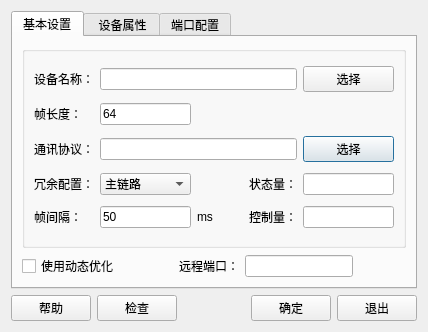
<?xml version="1.0" encoding="UTF-8"?>
<ui version="4.0">
 <class>NewNetDeviceDialog</class>
 <widget class="QDialog" name="NewNetDeviceDialog">
  <property name="geometry">
   <rect>
    <x>0</x>
    <y>0</y>
    <width>428</width>
    <height>321</height>
   </rect>
  </property>
  <property name="windowTitle">
   <string>网络设备</string>
  </property>
  <layout class="QVBoxLayout" name="verticalLayout">
   <item>
    <widget class="QTabWidget" name="tabWidget">
     <property name="currentIndex">
      <number>0</number>
     </property>
     <widget class="QWidget" name="tabBasicSetting">
      <attribute name="title">
       <string>基本设置</string>
      </attribute>
      <layout class="QVBoxLayout" name="verticalLayout_2">
       <item>
        <widget class="QGroupBox" name="groupBox">
         <property name="minimumSize">
          <size>
           <width>200</width>
           <height>200</height>
          </size>
         </property>
         <property name="title">
          <string/>
         </property>
         <layout class="QGridLayout" name="gridLayout_2">
          <item row="6" column="0">
           <widget class="QLabel" name="label_4">
            <property name="text">
             <string>帧间隔：</string>
            </property>
           </widget>
          </item>
          <item row="6" column="1">
           <widget class="QLineEdit" name="editFrameTimePeriod">
            <property name="text">
             <string>50</string>
            </property>
           </widget>
          </item>
          <item row="3" column="1">
           <widget class="QLineEdit" name="editFrameLen">
            <property name="text">
             <string>64</string>
            </property>
           </widget>
          </item>
          <item row="5" column="4">
           <widget class="QLabel" name="label_2">
            <property name="text">
             <string>状态量：</string>
            </property>
           </widget>
          </item>
          <item row="4" column="1" colspan="4">
           <widget class="QLineEdit" name="editProtocol">
            <property name="enabled">
             <bool>true</bool>
            </property>
            <property name="text">
             <string/>
            </property>
            <property name="readOnly">
             <bool>true</bool>
            </property>
           </widget>
          </item>
          <item row="6" column="2">
           <widget class="QLabel" name="label_6">
            <property name="text">
             <string>ms</string>
            </property>
           </widget>
          </item>
          <item row="4" column="5">
           <widget class="QPushButton" name="btnProtocolSelect">
            <property name="text">
             <string>选择</string>
            </property>
           </widget>
          </item>
          <item row="3" column="0">
           <widget class="QLabel" name="label_3">
            <property name="text">
             <string>帧长度：</string>
            </property>
           </widget>
          </item>
          <item row="2" column="0">
           <widget class="QLabel" name="label">
            <property name="text">
             <string>设备名称：</string>
            </property>
           </widget>
          </item>
          <item row="4" column="0">
           <widget class="QLabel" name="label_7">
            <property name="text">
             <string>通讯协议：</string>
            </property>
           </widget>
          </item>
          <item row="6" column="5">
           <widget class="QLineEdit" name="editCtrlVar"/>
          </item>
          <item row="6" column="4">
           <widget class="QLabel" name="label_5">
            <property name="text">
             <string>控制量：</string>
            </property>
           </widget>
          </item>
          <item row="5" column="1">
           <widget class="QComboBox" name="cboLink">
            <item>
             <property name="text">
              <string>主链路</string>
             </property>
            </item>
            <item>
             <property name="text">
              <string>备用链路</string>
             </property>
            </item>
           </widget>
          </item>
          <item row="2" column="5">
           <widget class="QPushButton" name="btnDeviceSelect">
            <property name="text">
             <string>选择</string>
            </property>
           </widget>
          </item>
          <item row="2" column="1" colspan="4">
           <widget class="QLineEdit" name="editDeviceName">
            <property name="text">
             <string/>
            </property>
           </widget>
          </item>
          <item row="5" column="0">
           <widget class="QLabel" name="label_8">
            <property name="text">
             <string>冗余配置：</string>
            </property>
           </widget>
          </item>
          <item row="5" column="5">
           <widget class="QLineEdit" name="editStateVar"/>
          </item>
          <item row="5" column="3">
           <spacer name="horizontalSpacer_4">
            <property name="orientation">
             <enum>Qt::Horizontal</enum>
            </property>
            <property name="sizeHint" stdset="0">
             <size>
              <width>40</width>
              <height>20</height>
             </size>
            </property>
           </spacer>
          </item>
         </layout>
        </widget>
       </item>
       <item>
        <layout class="QHBoxLayout" name="horizontalLayout">
         <item>
          <widget class="QCheckBox" name="checkDynamicOptimization">
           <property name="text">
            <string>使用动态优化</string>
           </property>
          </widget>
         </item>
         <item>
          <spacer name="horizontalSpacer_3">
           <property name="orientation">
            <enum>Qt::Horizontal</enum>
           </property>
           <property name="sizeHint" stdset="0">
            <size>
             <width>40</width>
             <height>20</height>
            </size>
           </property>
          </spacer>
         </item>
         <item>
          <widget class="QLabel" name="label_9">
           <property name="text">
            <string>远程端口：</string>
           </property>
          </widget>
         </item>
         <item>
          <widget class="QLineEdit" name="editRemotePort"/>
         </item>
         <item>
          <spacer name="horizontalSpacer_2">
           <property name="orientation">
            <enum>Qt::Horizontal</enum>
           </property>
           <property name="sizeHint" stdset="0">
            <size>
             <width>40</width>
             <height>20</height>
            </size>
           </property>
          </spacer>
         </item>
        </layout>
       </item>
      </layout>
     </widget>
     <widget class="QWidget" name="tabPropertySetting">
      <attribute name="title">
       <string> 设备属性</string>
      </attribute>
      <layout class="QVBoxLayout" name="vLayoutPropertyEditor"/>
     </widget>
     <widget class="QWidget" name="tabPortSetting">
      <attribute name="title">
       <string>端口配置</string>
      </attribute>
      <layout class="QVBoxLayout" name="verticalLayout_3">
       <item>
        <widget class="QGroupBox" name="groupBox_2">
         <property name="title">
          <string/>
         </property>
         <layout class="QGridLayout" name="gridLayout">
          <item row="1" column="1">
           <widget class="QLabel" name="label_11">
            <property name="text">
             <string>端口：</string>
            </property>
           </widget>
          </item>
          <item row="3" column="1">
           <widget class="QLabel" name="label_13">
            <property name="text">
             <string>端口1：</string>
            </property>
           </widget>
          </item>
          <item row="0" column="1">
           <widget class="QLabel" name="label_10">
            <property name="text">
             <string>IP地址：</string>
            </property>
           </widget>
          </item>
          <item row="2" column="1">
           <widget class="QLabel" name="label_12">
            <property name="text">
             <string>IP地址1：</string>
            </property>
           </widget>
          </item>
          <item row="2" column="2" colspan="3">
           <widget class="QLineEdit" name="editIpAddress1">
            <property name="text">
             <string>0</string>
            </property>
           </widget>
          </item>
          <item row="0" column="2" colspan="3">
           <widget class="QLineEdit" name="editIpAddress">
            <property name="text">
             <string>localhost</string>
            </property>
           </widget>
          </item>
          <item row="1" column="2">
           <widget class="QLineEdit" name="editPort">
            <property name="text">
             <string>0</string>
            </property>
           </widget>
          </item>
          <item row="3" column="2">
           <widget class="QLineEdit" name="editPort1">
            <property name="text">
             <string>0</string>
            </property>
           </widget>
          </item>
          <item row="1" column="4">
           <spacer name="horizontalSpacer_5">
            <property name="orientation">
             <enum>Qt::Horizontal</enum>
            </property>
            <property name="sizeHint" stdset="0">
             <size>
              <width>40</width>
              <height>20</height>
             </size>
            </property>
           </spacer>
          </item>
         </layout>
        </widget>
       </item>
      </layout>
     </widget>
    </widget>
   </item>
   <item>
    <layout class="QHBoxLayout" name="horizontalLayout_7">
     <item>
      <widget class="QPushButton" name="btnHelp">
       <property name="text">
        <string>帮助</string>
       </property>
      </widget>
     </item>
     <item>
      <widget class="QPushButton" name="btnCheck">
       <property name="text">
        <string>检查</string>
       </property>
      </widget>
     </item>
     <item>
      <spacer name="horizontalSpacer">
       <property name="orientation">
        <enum>Qt::Horizontal</enum>
       </property>
       <property name="sizeHint" stdset="0">
        <size>
         <width>40</width>
         <height>20</height>
        </size>
       </property>
      </spacer>
     </item>
     <item>
      <widget class="QPushButton" name="btnOk">
       <property name="text">
        <string>确定</string>
       </property>
      </widget>
     </item>
     <item>
      <widget class="QPushButton" name="btnExit">
       <property name="text">
        <string>退出</string>
       </property>
      </widget>
     </item>
    </layout>
   </item>
  </layout>
 </widget>
 <resources/>
 <connections/>
</ui>
